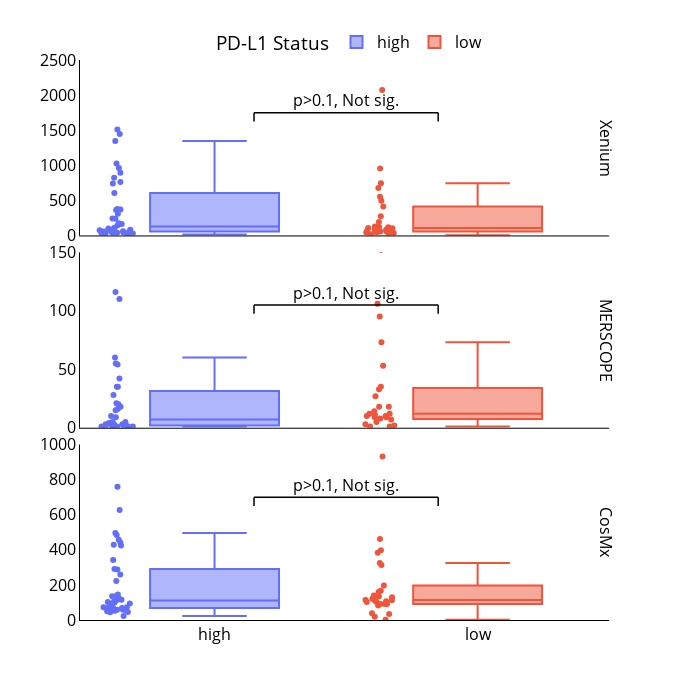

The notebook cell this image was saved under:
### Code cell
fontsize = 16
width = 700
height = 700

fig = px.box(
    df_all,
    x="PD-L1_status",
    y="count",
    color='PD-L1_status',
    width=width,
    height=height,
    facet_row='platform',
    category_orders={"PD-L1_status": ['high', 'low']},
    points='all'
)

# Customize box plot quartile method
fig.update_traces(quartilemethod="exclusive")

# Customize axes for all facets
fig.update_xaxes(
    title_text="",
    tickfont=dict(size=fontsize),
    showline=True,
    linewidth=1,
    linecolor='black'
)
fig.update_yaxes(
    matches=None,
    title_text="",
    title_font=dict(size=fontsize),
    showline=True,
    linewidth=1,
    linecolor='black',
    range=[0, 5000]
)

fig.update_yaxes(row=1, range=[0, 1000])
fig.update_yaxes(row=2, range=[0, 150])
fig.update_yaxes(row=3, range=[0, 2500])

# Customize legend and layout
fig.update_layout(
    legend_title_text="PD-L1 Status",
    legend=dict(
        orientation="h",
        yanchor="bottom",
        y=1,
        xanchor="center",
        x=0.5
    ),
    font=dict(size=fontsize, color='black'),
    plot_bgcolor="rgba(0, 0, 0, 0)",
    showlegend=True,
)

for annotation in fig.layout.annotations:
    annotation.font.size = fontsize
    annotation.font.color = 'black'
    annotation.x = 0.95
    annotation.textangle = 90
    for platform in df_all['platform'].unique():
        if annotation.text == f'platform={platform}':
            annotation.text = platform

# Add bracket and p-value text for each row in the facet
for i, platform in enumerate(df_all['platform'].unique(), start=1):
    # Calculate dynamic y position based on row-specific range
    y_max = fig.layout[f'yaxis{i}'].range[1]  # Get max range for current row
    y_pos = y_max * 0.7  # Position the bracket slightly below the max
    
    fig.add_shape(
        type="line",
        x0=0.15, x1=0.85, y0=y_pos, y1=y_pos,  # Adjusted x0 and x1 to widen bracket
        line=dict(color="black", width=1.5),
        xref="x", yref=f'y{i}'  # Target specific row in the facet
    )
    fig.add_shape(
        type="line",
        x0=0.15, x1=0.15, y0=y_pos, y1=y_pos - (y_max * 0.05),
        line=dict(color="black", width=1.5),
        xref="x", yref=f'y{i}'
    )
    fig.add_shape(
        type="line",
        x0=0.85, x1=0.85, y0=y_pos, y1=y_pos - (y_max * 0.05),
        line=dict(color="black", width=1.5),
        xref="x", yref=f'y{i}'
    )

    # Add the annotation text above the bracket
    fig.add_annotation(
        x=0.5, y=y_pos + (y_max * 0.07), text="p>0.1, Not sig.",
        showarrow=False,
        font=dict(size=fontsize, color="black"),
        xref="x", yref=f'y{i}'
    )

# Show and save the figure
fig.show()
pio.write_image(fig, f'{wd}/figures/protein_validation/bar_plot.png', scale=4, width=width, height=height)
# pio.write_image(fig, f'{wd}/figures/protein_validation/bar_plot.eps', scale=4, width=width, height=height)

### Figure 1 — Plotly figure (JSON) as saved in the notebook; plotly's stock layout.template omitted (floating-point values rounded to 4 significant figures)
{"data": [{"alignmentgroup": "True", "boxpoints": "all", "hovertemplate": "PD-L1_status=%{x}<br>platform=Xenium<br>count=%{y}<extra></extra>", "legendgroup": "high", "marker": {"color": "#636efa"}, "name": "high", "notched": false, "offsetgroup": "high", "orientation": "v", "quartilemethod": "exclusive", "showlegend": true, "type": "box", "x": ["high", "high", "high", "high", "high", "high", "high", "high", "high", "high", "high", "high", "high", "high", "high", "high", "high", "high", "high", "high", "high", "high", "high", "high", "high", "high", "high", "high", "high", "high", "high", "high", "high", "high", "high", "high", "high", "high"], "x0": " ", "xaxis": "x3", "y": [24, 240, 175, 1511, 741, 1444, 62, 1347, 50, 40, 377, 73, 80, 68, 1027, 823, 763, 894, 606, 95, 310, 369, 164, 32, 238, 59, 39, 147, 31, 28, 363, 44, 98, 109, 81, 55, 13, 962], "y0": " ", "yaxis": "y3"}, {"alignmentgroup": "True", "boxpoints": "all", "hovertemplate": "PD-L1_status=%{x}<br>platform=MERSCOPE<br>count=%{y}<extra></extra>", "legendgroup": "high", "marker": {"color": "#636efa"}, "name": "high", "notched": false, "offsetgroup": "high", "orientation": "v", "quartilemethod": "exclusive", "showlegend": false, "type": "box", "x": ["high", "high", "high", "high", "high", "high", "high", "high", "high", "high", "high", "high", "high", "high", "high", "high", "high", "high", "high", "high", "high", "high", "high", "high", "high", "high", "high", "high", "high", "high", "high", "high"], "x0": " ", "xaxis": "x2", "y": [16, 1, 1, 110, 55, 54, 116, 1, 10, 3, 3, 28, 20, 35, 18, 5, 42, 60, 3, 1, 15, 1, 2, 1, 4, 2, 9, 1, 5, 21, 3, 35], "y0": " ", "yaxis": "y2"}, {"alignmentgroup": "True", "boxpoints": "all", "hovertemplate": "PD-L1_status=%{x}<br>platform=CosMx<br>count=%{y}<extra></extra>", "legendgroup": "high", "marker": {"color": "#636efa"}, "name": "high", "notched": false, "offsetgroup": "high", "orientation": "v", "quartilemethod": "exclusive", "showlegend": false, "type": "box", "x": ["high", "high", "high", "high", "high", "high", "high", "high", "high", "high", "high", "high", "high", "high", "high", "high", "high", "high", "high", "high", "high", "high", "high", "high", "high", "high", "high", "high", "high", "high", "high", "high", "high", "high", "high", "high", "high", "high"], "x0": " ", "xaxis": "x", "y": [94, 136, 125, 442, 288, 458, 45, 496, 58, 52, 290, 59, 68, 59, 627, 429, 424, 342, 759, 136, 222, 260, 115, 73, 115, 101, 68, 102, 44, 50, 146, 66, 91, 73, 70, 106, 23, 485], "y0": " ", "yaxis": "y"}, {"alignmentgroup": "True", "boxpoints": "all", "hovertemplate": "PD-L1_status=%{x}<br>platform=Xenium<br>count=%{y}<extra></extra>", "legendgroup": "low", "marker": {"color": "#EF553B"}, "name": "low", "notched": false, "offsetgroup": "low", "orientation": "v", "quartilemethod": "exclusive", "showlegend": true, "type": "box", "x": ["low", "low", "low", "low", "low", "low", "low", "low", "low", "low", "low", "low", "low", "low", "low", "low", "low", "low", "low", "low", "low", "low", "low", "low", "low", "low", "low"], "x0": " ", "xaxis": "x3", "y": [675, 61, 69, 58, 62, 3, 57, 121, 105, 106, 129, 954, 102, 413, 2074, 83, 117, 41, 18, 275, 193, 35, 42, 745, 88, 493, 552], "y0": " ", "yaxis": "y3"}, {"alignmentgroup": "True", "boxpoints": "all", "hovertemplate": "PD-L1_status=%{x}<br>platform=MERSCOPE<br>count=%{y}<extra></extra>", "legendgroup": "low", "marker": {"color": "#EF553B"}, "name": "low", "notched": false, "offsetgroup": "low", "orientation": "v", "quartilemethod": "exclusive", "showlegend": false, "type": "box", "x": ["low", "low", "low", "low", "low", "low", "low", "low", "low", "low", "low", "low", "low", "low", "low", "low", "low", "low", "low", "low", "low", "low", "low", "low", "low"], "x0": " ", "xaxis": "x2", "y": [106, 2, 9, 14, 10, 12, 18, 8, 53, 9, 11, 10, 12, 152, 18, 1, 3, 1, 35, 33, 27, 7, 5, 95, 73], "y0": " ", "yaxis": "y2"}, {"alignmentgroup": "True", "boxpoints": "all", "hovertemplate": "PD-L1_status=%{x}<br>platform=CosMx<br>count=%{y}<extra></extra>", "legendgroup": "low", "marker": {"color": "#EF553B"}, "name": "low", "notched": false, "offsetgroup": "low", "orientation": "v", "quartilemethod": "exclusive", "showlegend": false, "type": "box", "x": ["low", "low", "low", "low", "low", "low", "low", "low", "low", "low", "low", "low", "low", "low", "low", "low", "low", "low", "low", "low", "low", "low", "low", "low", "low", "low", "low"], "x0": " ", "xaxis": "x", "y": [398, 91, 107, 103, 112, 34, 83, 121, 109, 160, 167, 383, 129, 197, 932, 134, 114, 39, 91, 1, 18, 103, 91, 313, 139, 325, 461], "y0": " ", "yaxis": "y"}], "layout": {"annotations": [{"font": {"color": "black", "size": 16}, "showarrow": false, "text": "CosMx", "textangle": 90, "x": 0.95, "xanchor": "left", "xref": "paper", "y": 0.1567, "yanchor": "middle", "yref": "paper"}, {"font": {"color": "black", "size": 16}, "showarrow": false, "text": "MERSCOPE", "textangle": 90, "x": 0.95, "xanchor": "left", "xref": "paper", "y": 0.5, "yanchor": "middle", "yref": "paper"}, {"font": {"color": "black", "size": 16}, "showarrow": false, "text": "Xenium", "textangle": 90, "x": 0.95, "xanchor": "left", "xref": "paper", "y": 0.8433, "yanchor": "middle", "yref": "paper"}, {"font": {"color": "black", "size": 16}, "showarrow": false, "text": "p>0.1, Not sig.", "x": 0.5, "xref": "x", "y": 770, "yref": "y"}, {"font": {"color": "black", "size": 16}, "showarrow": false, "text": "p>0.1, Not sig.", "x": 0.5, "xref": "x", "y": 115.5, "yref": "y2"}, {"font": {"color": "black", "size": 16}, "showarrow": false, "text": "p>0.1, Not sig.", "x": 0.5, "xref": "x", "y": 1925, "yref": "y3"}], "boxmode": "overlay", "font": {"color": "black", "size": 16}, "height": 700, "legend": {"orientation": "h", "title": {"text": "PD-L1 Status"}, "tracegroupgap": 0, "x": 0.5, "xanchor": "center", "y": 1, "yanchor": "bottom"}, "margin": {"t": 60}, "plot_bgcolor": "rgba(0, 0, 0, 0)", "shapes": [{"line": {"color": "black", "width": 1.5}, "type": "line", "x0": 0.15, "x1": 0.85, "xref": "x", "y0": 700, "y1": 700, "yref": "y"}, {"line": {"color": "black", "width": 1.5}, "type": "line", "x0": 0.15, "x1": 0.15, "xref": "x", "y0": 700, "y1": 650, "yref": "y"}, {"line": {"color": "black", "width": 1.5}, "type": "line", "x0": 0.85, "x1": 0.85, "xref": "x", "y0": 700, "y1": 650, "yref": "y"}, {"line": {"color": "black", "width": 1.5}, "type": "line", "x0": 0.15, "x1": 0.85, "xref": "x", "y0": 105, "y1": 105, "yref": "y2"}, {"line": {"color": "black", "width": 1.5}, "type": "line", "x0": 0.15, "x1": 0.15, "xref": "x", "y0": 105, "y1": 97.5, "yref": "y2"}, {"line": {"color": "black", "width": 1.5}, "type": "line", "x0": 0.85, "x1": 0.85, "xref": "x", "y0": 105, "y1": 97.5, "yref": "y2"}, {"line": {"color": "black", "width": 1.5}, "type": "line", "x0": 0.15, "x1": 0.85, "xref": "x", "y0": 1750, "y1": 1750, "yref": "y3"}, {"line": {"color": "black", "width": 1.5}, "type": "line", "x0": 0.15, "x1": 0.15, "xref": "x", "y0": 1750, "y1": 1625, "yref": "y3"}, {"line": {"color": "black", "width": 1.5}, "type": "line", "x0": 0.85, "x1": 0.85, "xref": "x", "y0": 1750, "y1": 1625, "yref": "y3"}], "showlegend": true, "width": 700, "xaxis": {"anchor": "y", "categoryarray": ["high", "low", null], "categoryorder": "array", "domain": [0, 0.98], "linecolor": "black", "linewidth": 1, "showline": true, "tickfont": {"size": 16}, "title": {"text": ""}}, "xaxis2": {"anchor": "y2", "domain": [0, 0.98], "linecolor": "black", "linewidth": 1, "matches": "x", "showline": true, "showticklabels": false, "tickfont": {"size": 16}, "title": {"text": ""}}, "xaxis3": {"anchor": "y3", "domain": [0, 0.98], "linecolor": "black", "linewidth": 1, "matches": "x", "showline": true, "showticklabels": false, "tickfont": {"size": 16}, "title": {"text": ""}}, "yaxis": {"anchor": "x", "domain": [0, 0.3133], "linecolor": "black", "linewidth": 1, "range": [0, 1000], "showline": true, "title": {"font": {"size": 16}, "text": ""}}, "yaxis2": {"anchor": "x2", "domain": [0.3433, 0.6567], "linecolor": "black", "linewidth": 1, "range": [0, 150], "showline": true, "title": {"font": {"size": 16}, "text": ""}}, "yaxis3": {"anchor": "x3", "domain": [0.6867, 1.0], "linecolor": "black", "linewidth": 1, "range": [0, 2500], "showline": true, "title": {"font": {"size": 16}, "text": ""}}}}
